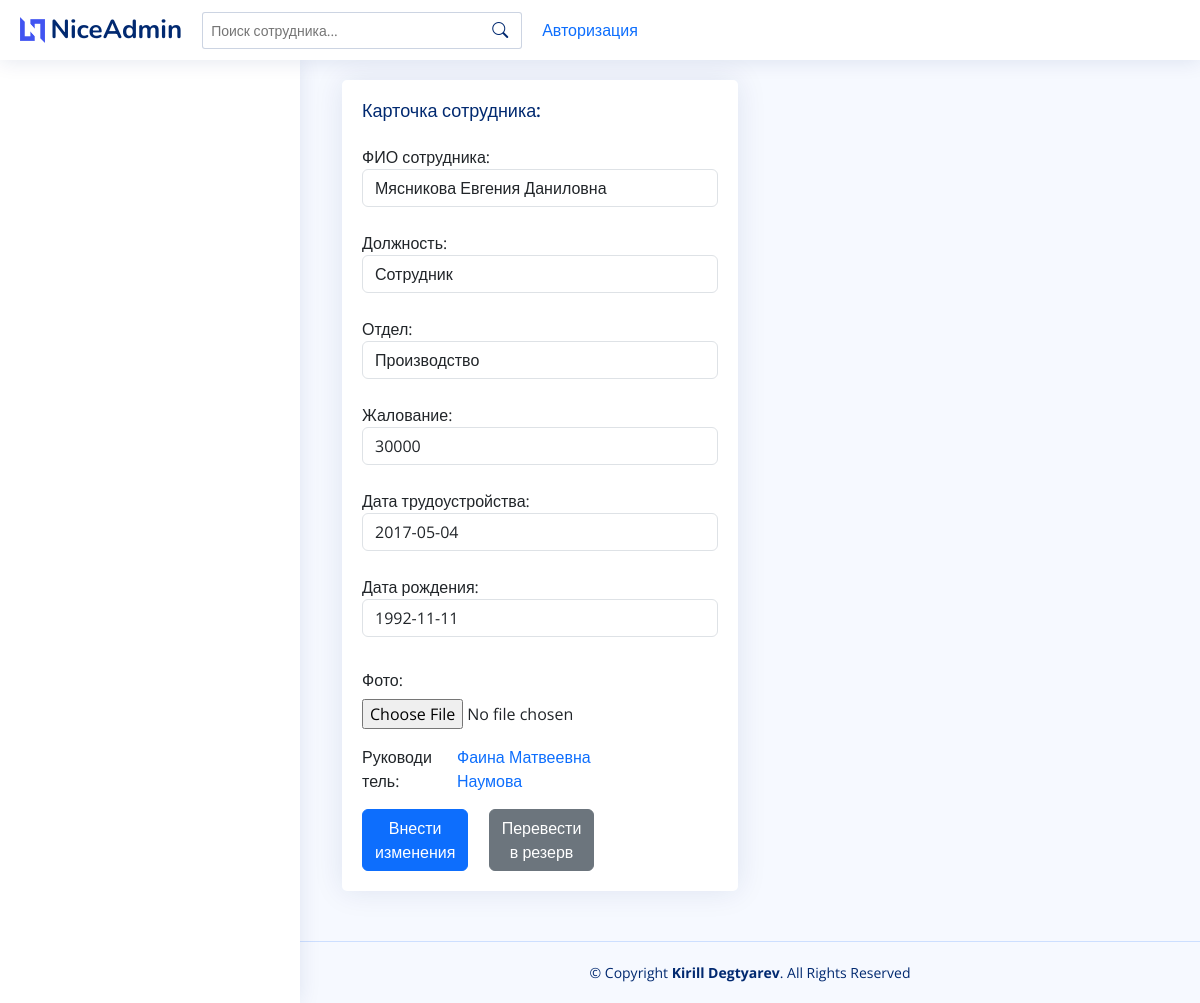
/employer/372, run on the app's committed database.
### employers/models.py (models this page shows, shortened)
class Employer(models.Model):
    name = models.CharField(max_length=200, verbose_name='ФИО сотрудника')
    position = models.ForeignKey(
        'Position', on_delete=models.PROTECT, verbose_name='Должность',
        blank=True, null=True
    )
    department = models.ForeignKey(
        'departments.Department', on_delete=models.PROTECT, verbose_name='Отдел',
        blank=True, null=True
    )
    salary = models.IntegerField(verbose_name='Жалование')
    work_since = models.DateField(
        auto_now=False, auto_now_add=False, verbose_name='Дата трудоустройства')
    birth_date = models.DateField(
        auto_now=False, auto_now_add=False, verbose_name='Дата рождения')
    photo = models.ImageField(
        upload_to='photo/', null=True, verbose_name='Фото')
    class Meta:
        verbose_name = 'Сотрудник'
        verbose_name_plural = 'Сотрудники'

### employers/views.py (the view, shortened to what this page needs)
# urls.py: path('<int:id>', ViewEmployer.as_view(), name="employer"),
class ViewEmployer(View):
    def get(self, request, id):
        departments = Department.objects.all()
        employer = get_object_or_404(Employer, pk=id)
        department = get_object_or_404(Department, employer=employer)
        form = EmployerForm(instance=employer)
        try:
            boss = Employer.objects.get(
                department=department, position_id=9999)
        except Employer.DoesNotExist:
            boss = None
        return render(request, 'includes/employer.html', locals())

### employers/forms.py
class EmployerForm(forms.ModelForm):
    class Meta:
        model = Employer
        fields = ['name',  'position', 'department',
                  'salary', 'work_since', 'birth_date']
        widgets = {
            'name': forms.TextInput(attrs={'class': 'form-control'}),
            'position': forms.Select(attrs={'class': 'form-control'}),
            'department': forms.Select(attrs={'class': 'form-control'}),
            'salary': forms.NumberInput(attrs={'class': 'form-control'}),
            'work_since': forms.DateInput(attrs={'class': 'form-control'}),
            'birth_date': forms.DateInput(attrs={'class': 'form-control'}),
        }

### departments/models.py (called while the page is built)
    def __str__(self):
        return self.fullname

### employers/models.py (called while the page is built)
    def __str__(self):
        return self.name

### templates/includes/employer.html (shortened to what this page needs)
{% extends 'index.html' %}
{% block content %}
  <div class="container">
    <form actiont="" method="POST" enctype="multipart/form-data">
      <div class="row">
        <div class="col-6">
          <div class="card">
            <div class="card-body">
              <h5 class="card-title">Карточка сотрудника:</h5>
              {% for fm in form %}
                {{ fm.label_tag }} {{ fm }} <small class="text-danger">{{ fm.errors|striptags }}</small> <br />
              {% endfor %}
              <div class="form-group mb-3">
                <label for="boss_name" class="col-sm-4 col-form-label">Фото:</label>
                <div class="col-sm-8">
                    <input type="file" name="myfile1">
                </div>
              </div>
              <div class="form-group row mb-3">
                <label for="boss_name" class="col-3">Руководитель:</label>
                <div class="col-5">
                    {% if boss %}
                        <a href="{% url 'employer' boss.id %}">
                        <span  class="text-primary">{{ boss.name }}</span>
                        </a>
                    {% else %}
                        <span>-</span>
                    {% endif %}
                </div>
              </div>
              <div class="row">
                <div class="col-4">
                  <button type="submit" name="save_changes" class="btn btn-primary h-100">Внести изменения</button>
                </div>
                <div class="col-4">
                  <button type="submit" name="move" class="btn btn-secondary h-100">Перевести в резерв</button>
                </div>
              </div>
            </div>
          </div>
        </div>
      </div>
    </form>
  </div>
{% endblock %}

### static/css/style.css (style rules this page uses)
:root { scroll-behavior: smooth; }
body { font-family: "Open Sans", sans-serif; background: #f6f9ff; color: #444444; }
a { color: #4154f1; text-decoration: none; }
h1, h2, h3, h4, h5, h6 { font-family: "Nunito", sans-serif; }
.card { margin-bottom: 30px; border: none; border-radius: 5px; box-shadow: 0px 0 30px rgba(1, 41, 112, 0.1); }
.card-title { padding: 20px 0 15px 0; font-size: 18px; font-weight: 500; color: #012970; font-family: "Poppins", sans-serif; }
.card-body { padding: 0 20px 20px 20px; }

### data on the page
Employer: form "Мясникова Евгения Даниловна" "Сотрудник" "Производство" "30000" "2017-05-04" "1992-11-11"
Employer: name "Фаина Матвеевна Наумова"

### other printed values
{{ fm.label_tag }} "ФИО сотрудника:" "Должность:" "Отдел:" "Жалование:" "Дата трудоустройства:" "Дата рождения:"
